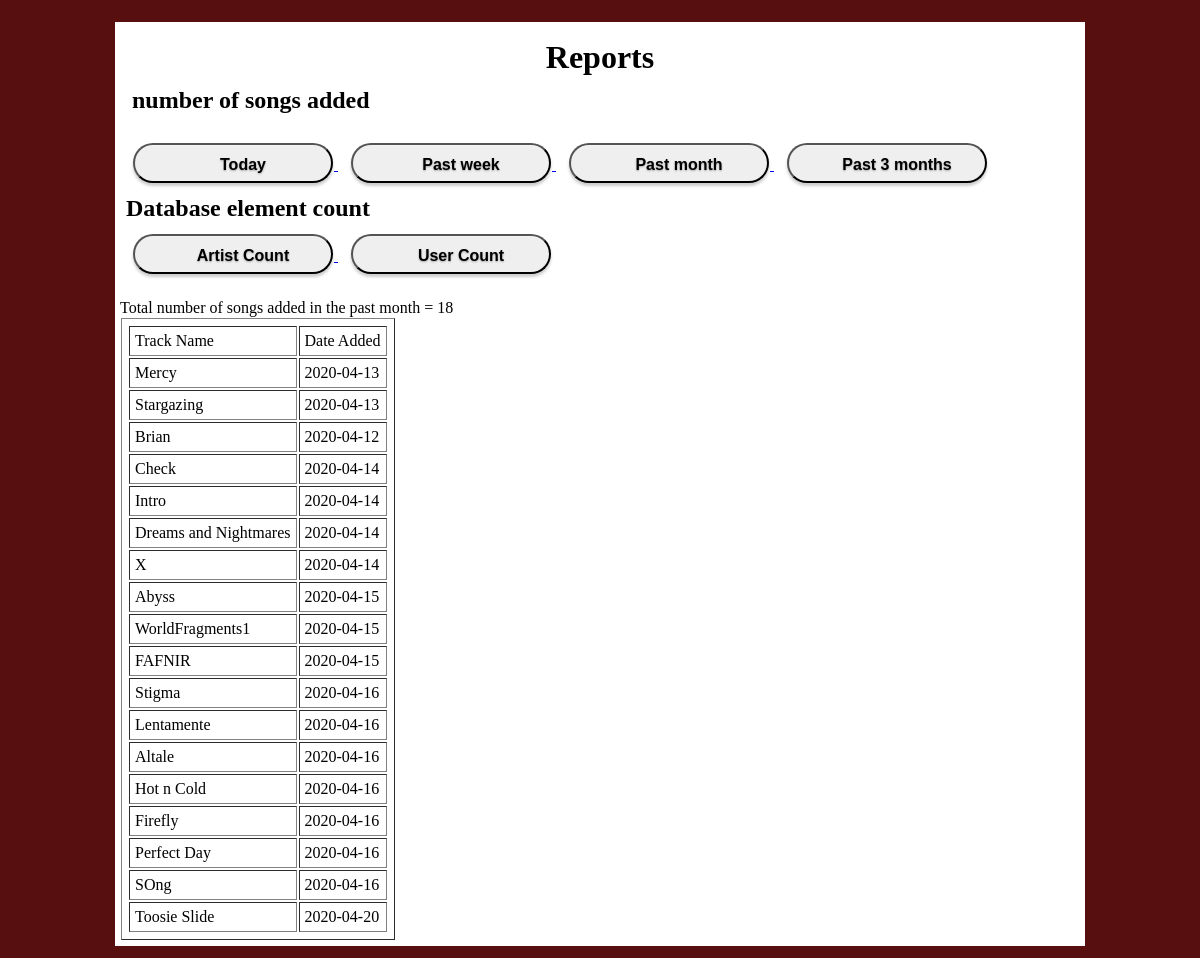
/report3.php, run on the app's committed database.
### tables this page shows
CREATE TABLE `tracks` (
  `TrackID` varchar(100) NOT NULL,
  `TrackName` varchar(45) DEFAULT NULL,
  `ArtistID` int(11) NOT NULL,
  `DateCreate` date DEFAULT NULL
);

### report3.php (the view, shortened to what this page needs)
<?php
  include 'MySQLConnect.php'
 ?>
 <!DOCTYPE html>
 <html>
  <head>
    	<link rel="stylesheet" href="reportPage.css">
  </head>
  <body>
    <div class="container">
        <?php
      include 'reportButton.php'
      ?>
        <?php
        $sql= "SELECT TrackName, DateCreate
        from tracks
        where DateCreate between DATE_SUB(curdate(), INTERVAL 1 month) AND curdate();";
        $result =mysqli_query($conn,$sql);
        $resultCheck= mysqli_num_rows($result);
        if($resultCheck>0)
        {
          echo "<br>" . "Total number of songs added in the past month = ". $resultCheck . "<br>";
          echo "<table border='1'>";
          echo "<tr> <td>Track Name</td> <td>Date Added</td> </tr>";
          while ($row=mysqli_fetch_assoc($result)) {
            echo "<tr> <td>{$row['TrackName']}</td> <td>{$row['DateCreate']}</td> </tr>";
          }
          echo "</table>";
        }
        else {
          echo "<br>" . "No songs uploaded in the past month";
        }
         ?>
      </div>
  </body>
</html>

### reportPage.css (style rules this page uses)
* { padding: 5px; margin: 1px; }
body { background-color: #570f0f; }
.container { width: 960px; margin: 0 auto; background-color: #fff; margin-top: 10px; }

### data on the page
tracks: TrackName "Mercy", DateCreate "2020-04-13"
tracks: TrackName "Stargazing", DateCreate "2020-04-13"
tracks: TrackName "Brian", DateCreate "2020-04-12"
tracks: TrackName "Check", DateCreate "2020-04-14"
tracks: TrackName "Intro", DateCreate "2020-04-14"
tracks: TrackName "Dreams and Nightmares", DateCreate "2020-04-14"
tracks: TrackName "X", DateCreate "2020-04-14"
tracks: TrackName "Abyss", DateCreate "2020-04-15"
tracks: TrackName "WorldFragments1", DateCreate "2020-04-15"
tracks: TrackName "FAFNIR", DateCreate "2020-04-15"
tracks: TrackName "Stigma", DateCreate "2020-04-16"
tracks: TrackName "Lentamente", DateCreate "2020-04-16"
tracks: TrackName "Altale", DateCreate "2020-04-16"
tracks: TrackName "Hot n Cold", DateCreate "2020-04-16"
tracks: TrackName "Firefly", DateCreate "2020-04-16"
tracks: TrackName "Perfect Day", DateCreate "2020-04-16"
tracks: TrackName "SOng", DateCreate "2020-04-16"
tracks: TrackName "Toosie Slide", DateCreate "2020-04-20"

### other printed values
$resultCheck "18"
